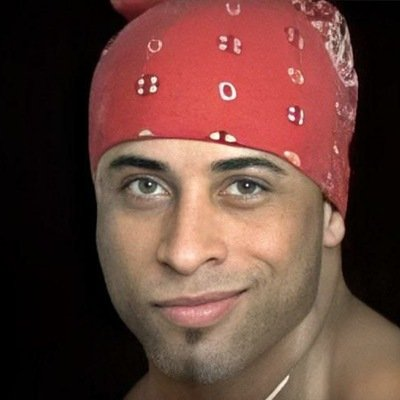
#> input picture pictures/milos.jpg, 400 x 400 px, found by its file name
$ python pictures.py
#> lines starting #> are read from the running program, lines starting #| are printed output that depends on the picture
from PIL import ImageTk, Image

# Худший код в моей жизни, но я не смог засунуть этот код в функцию,
# так как тогда не отображались изображения на кнопках, пытался найти решение, но всё бесполезно

img = Image.open('pictures\\milos.jpg')
#> img is the input picture: PIL image 400x400 RGB; mean R, G, B 103.2, 66.8, 58.2
img = img.resize((54, 54))
#> img: PIL image 54x54 RGB

img1 = Image.open('pictures\\billy1.jpg')
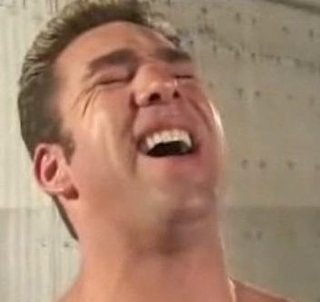
#> input picture pictures/billy1.jpg, 320 x 302 px, found by its file name
#> img1 is the input picture: PIL image 320x302 RGB; mean R, G, B 164, 131.8, 110.7
img1 = img1.resize((54, 54))
#> img1: PIL image 54x54 RGB

img2 = Image.open('pictures\\Van.jpg')
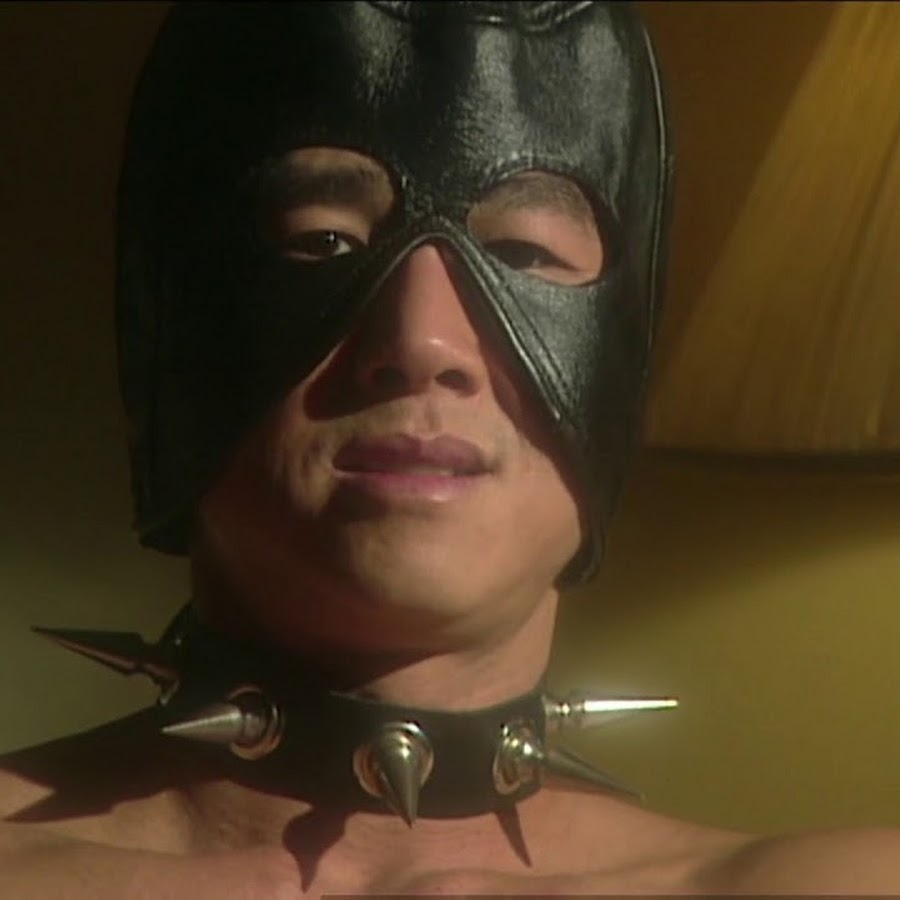
#> input picture pictures/Van.jpg, 900 x 900 px, found by its file name
#> img2 is the input picture: PIL image 900x900 RGB; mean R, G, B 72.5, 55.9, 32.3
img2 = img2.resize((54, 54))
#> img2: PIL image 54x54 RGB

img3 = Image.open('pictures\\forsen.jpg')
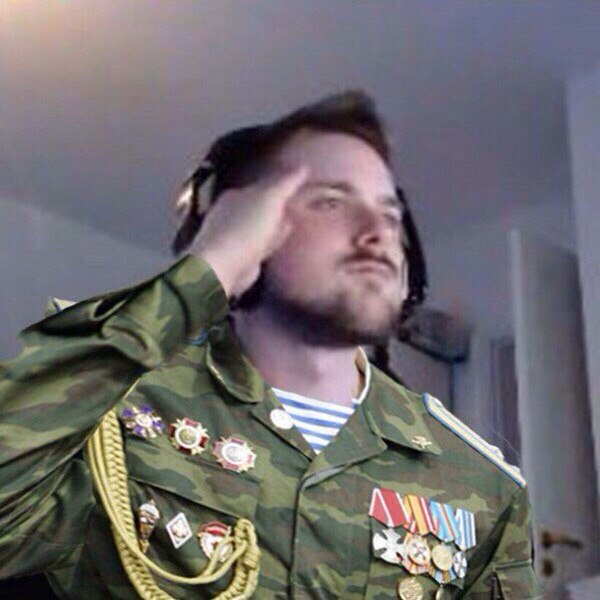
#> input picture pictures/forsen.jpg, 600 x 600 px, found by its file name
#> img3 is the input picture: PIL image 600x600 RGB; mean R, G, B 112.2, 107.7, 110.5
img3 = img3.resize((54, 54))
#> img3: PIL image 54x54 RGB

img4 = Image.open('pictures\\gachi1.jpg')
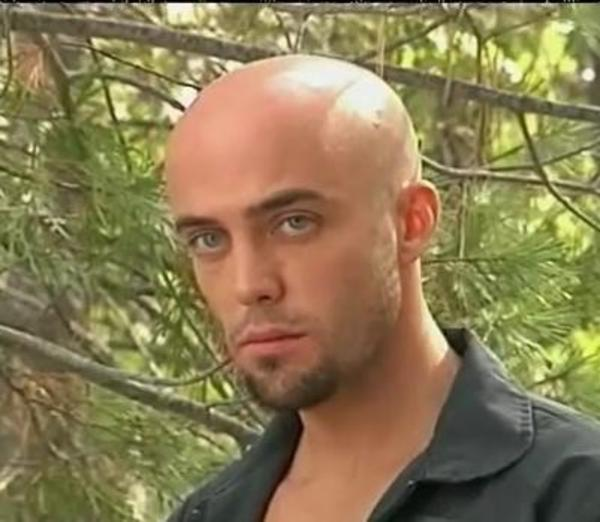
#> input picture pictures/gachi1.jpg, 600 x 522 px, found by its file name
#> img4 is the input picture: PIL image 600x522 RGB; mean R, G, B 138, 123.1, 83.9
img4 = img4.resize((54, 54))
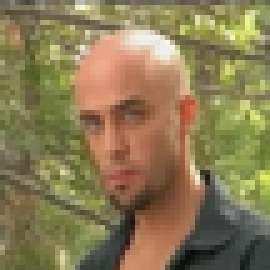
#> img4: PIL image 54x54 RGB (shown 5 times larger); mean R, G, B 138.2, 123.3, 84.1

img5 = Image.open('pictures\\gachi.jpg')
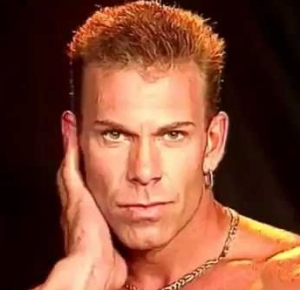
#> input picture pictures/gachi.jpg, 300 x 290 px, found by its file name
#> img5 is the input picture: PIL image 300x290 RGB; mean R, G, B 127, 73, 52.4
img5 = img5.resize((54, 54))
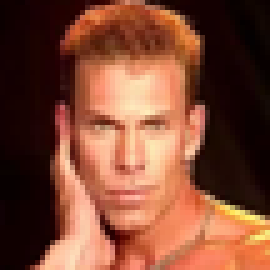
#> img5: PIL image 54x54 RGB (shown 5 times larger); mean R, G, B 127, 73, 52.4

#> (the run stopped early here; a loop or call above may not have finished)
